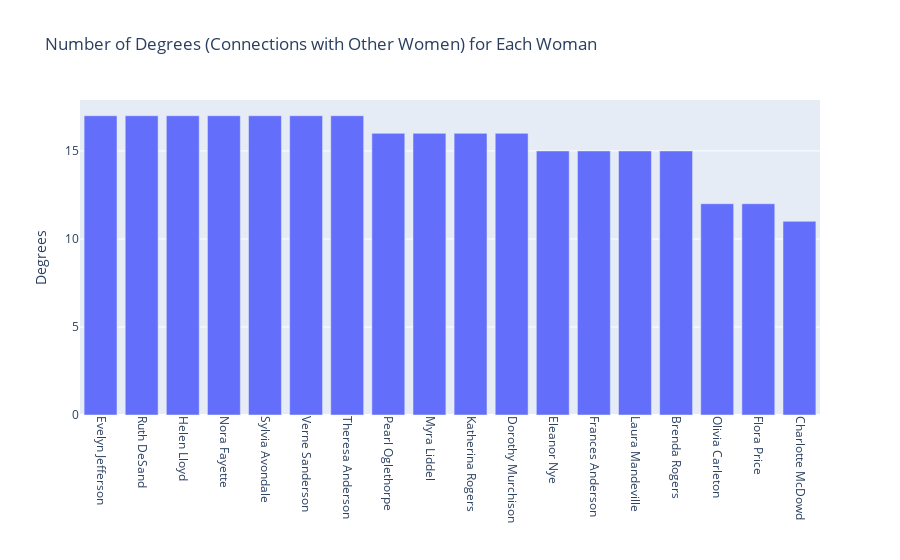

This figure's notebook cell:
### Markdown cell above
The 7 women with degree centrality equal to 1 are the women that attended a club that each of the other women also attended.

### Code cell
df_women = pd.DataFrame(list(nx.degree(W)),columns = ['Woman','Degrees']) 
df_women.sort_values(by='Degrees',
                     inplace=True,
                     ascending=False)
fig = go.Figure()
fig.add_trace(go.Bar(
              x = df_women['Woman'],
              y = df_women['Degrees']))

fig.update_layout(go.Layout(
    title='Number of Degrees (Connections with Other Women) for Each Woman',
    xaxis=dict(
        title='', tickangle = 90
    ),
    yaxis=dict(
        title='Degrees'
    )
))
fig.show()

### Figure 1 — Plotly figure (JSON) as saved in the notebook; plotly's stock layout.template omitted (floating-point values rounded to 4 significant figures)
{"data": [{"type": "bar", "x": ["Evelyn Jefferson", "Ruth DeSand", "Helen Lloyd", "Nora Fayette", "Sylvia Avondale", "Verne Sanderson", "Theresa Anderson", "Pearl Oglethorpe", "Myra Liddel", "Katherina Rogers", "Dorothy Murchison", "Eleanor Nye", "Frances Anderson", "Laura Mandeville", "Brenda Rogers", "Olivia Carleton", "Flora Price", "Charlotte McDowd"], "y": [17, 17, 17, 17, 17, 17, 17, 16, 16, 16, 16, 15, 15, 15, 15, 12, 12, 11]}], "layout": {"title": {"text": "Number of Degrees (Connections with Other Women) for Each Woman"}, "xaxis": {"tickangle": 90, "title": {"text": ""}}, "yaxis": {"title": {"text": "Degrees"}}}}
